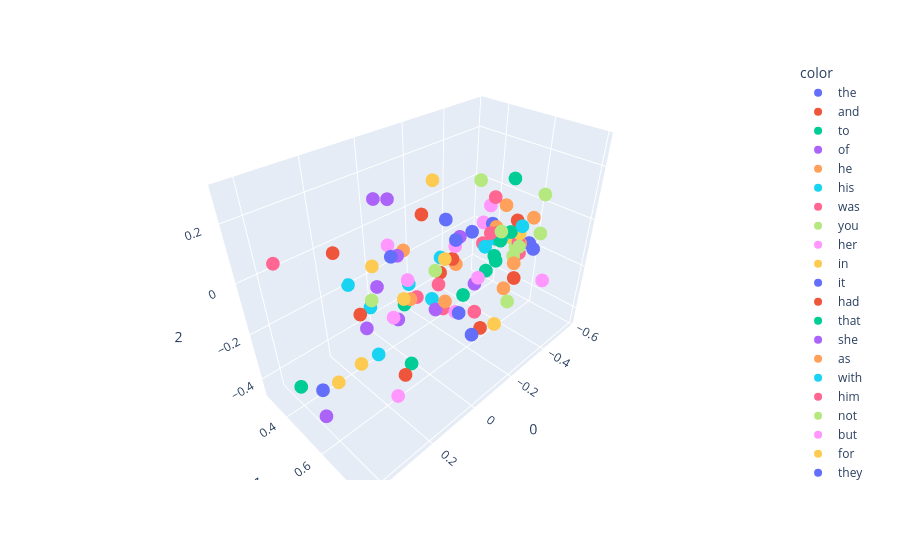

Notebook cell for this chart:
### Code cell
import plotly.express as px

y = model.wv.index_to_key

fig = px.scatter_3d(X[:100], x=0, y=1, z=2, color=y[:100])
fig.show()

### Figure 1 — Plotly figure (JSON) as saved in the notebook; plotly's stock layout.template omitted (floating-point values rounded to 4 significant figures)
{"data": [{"hovertemplate": "color=the<br>0=%{x}<br>1=%{y}<br>2=%{z}<extra></extra>", "legendgroup": "the", "marker": {"color": "#636efa", "symbol": "circle"}, "mode": "markers", "name": "the", "scene": "scene", "showlegend": true, "type": "scatter3d", "x": [0.1511], "y": [0.6001], "z": [0.1005]}, {"hovertemplate": "color=and<br>0=%{x}<br>1=%{y}<br>2=%{z}<extra></extra>", "legendgroup": "and", "marker": {"color": "#EF553B", "symbol": "circle"}, "mode": "markers", "name": "and", "scene": "scene", "showlegend": true, "type": "scatter3d", "x": [0.1699], "y": [0.3342], "z": [-0.00218]}, {"hovertemplate": "color=to<br>0=%{x}<br>1=%{y}<br>2=%{z}<extra></extra>", "legendgroup": "to", "marker": {"color": "#00cc96", "symbol": "circle"}, "mode": "markers", "name": "to", "scene": "scene", "showlegend": true, "type": "scatter3d", "x": [-0.2924], "y": [0.5929], "z": [-0.1725]}, {"hovertemplate": "color=of<br>0=%{x}<br>1=%{y}<br>2=%{z}<extra></extra>", "legendgroup": "of", "marker": {"color": "#ab63fa", "symbol": "circle"}, "mode": "markers", "name": "of", "scene": "scene", "showlegend": true, "type": "scatter3d", "x": [0.01015], "y": [0.3555], "z": [0.139]}, {"hovertemplate": "color=he<br>0=%{x}<br>1=%{y}<br>2=%{z}<extra></extra>", "legendgroup": "he", "marker": {"color": "#FFA15A", "symbol": "circle"}, "mode": "markers", "name": "he", "scene": "scene", "showlegend": true, "type": "scatter3d", "x": [-0.09829], "y": [0.5762], "z": [-0.2139]}, {"hovertemplate": "color=his<br>0=%{x}<br>1=%{y}<br>2=%{z}<extra></extra>", "legendgroup": "his", "marker": {"color": "#19d3f3", "symbol": "circle"}, "mode": "markers", "name": "his", "scene": "scene", "showlegend": true, "type": "scatter3d", "x": [0.03487], "y": [0.3239], "z": [-0.3104]}, {"hovertemplate": "color=was<br>0=%{x}<br>1=%{y}<br>2=%{z}<extra></extra>", "legendgroup": "was", "marker": {"color": "#FF6692", "symbol": "circle"}, "mode": "markers", "name": "was", "scene": "scene", "showlegend": true, "type": "scatter3d", "x": [-0.1036], "y": [0.4279], "z": [-0.2804]}, {"hovertemplate": "color=you<br>0=%{x}<br>1=%{y}<br>2=%{z}<extra></extra>", "legendgroup": "you", "marker": {"color": "#B6E880", "symbol": "circle"}, "mode": "markers", "name": "you", "scene": "scene", "showlegend": true, "type": "scatter3d", "x": [-0.5384], "y": [0.6458], "z": [-0.09858]}, {"hovertemplate": "color=her<br>0=%{x}<br>1=%{y}<br>2=%{z}<extra></extra>", "legendgroup": "her", "marker": {"color": "#FF97FF", "symbol": "circle"}, "mode": "markers", "name": "her", "scene": "scene", "showlegend": true, "type": "scatter3d", "x": [0.008908], "y": [0.4233], "z": [-0.315]}, {"hovertemplate": "color=in<br>0=%{x}<br>1=%{y}<br>2=%{z}<extra></extra>", "legendgroup": "in", "marker": {"color": "#FECB52", "symbol": "circle"}, "mode": "markers", "name": "in", "scene": "scene", "showlegend": true, "type": "scatter3d", "x": [0.1053], "y": [0.4482], "z": [-0.02941]}, {"hovertemplate": "color=it<br>0=%{x}<br>1=%{y}<br>2=%{z}<extra></extra>", "legendgroup": "it", "marker": {"color": "#636efa", "symbol": "circle"}, "mode": "markers", "name": "it", "scene": "scene", "showlegend": true, "type": "scatter3d", "x": [-0.07034], "y": [0.6649], "z": [-0.1962]}, {"hovertemplate": "color=had<br>0=%{x}<br>1=%{y}<br>2=%{z}<extra></extra>", "legendgroup": "had", "marker": {"color": "#EF553B", "symbol": "circle"}, "mode": "markers", "name": "had", "scene": "scene", "showlegend": true, "type": "scatter3d", "x": [-0.1317], "y": [0.519], "z": [-0.1377]}, {"hovertemplate": "color=that<br>0=%{x}<br>1=%{y}<br>2=%{z}<extra></extra>", "legendgroup": "that", "marker": {"color": "#00cc96", "symbol": "circle"}, "mode": "markers", "name": "that", "scene": "scene", "showlegend": true, "type": "scatter3d", "x": [-0.3072], "y": [0.6344], "z": [-0.03349]}, {"hovertemplate": "color=she<br>0=%{x}<br>1=%{y}<br>2=%{z}<extra></extra>", "legendgroup": "she", "marker": {"color": "#ab63fa", "symbol": "circle"}, "mode": "markers", "name": "she", "scene": "scene", "showlegend": true, "type": "scatter3d", "x": [-0.06571], "y": [0.5621], "z": [-0.2388]}, {"hovertemplate": "color=as<br>0=%{x}<br>1=%{y}<br>2=%{z}<extra></extra>", "legendgroup": "as", "marker": {"color": "#FFA15A", "symbol": "circle"}, "mode": "markers", "name": "as", "scene": "scene", "showlegend": true, "type": "scatter3d", "x": [-0.01689], "y": [0.4893], "z": [-0.2069]}, {"hovertemplate": "color=with<br>0=%{x}<br>1=%{y}<br>2=%{z}<extra></extra>", "legendgroup": "with", "marker": {"color": "#19d3f3", "symbol": "circle"}, "mode": "markers", "name": "with", "scene": "scene", "showlegend": true, "type": "scatter3d", "x": [0.09639], "y": [0.2874], "z": [-0.1931]}, {"hovertemplate": "color=him<br>0=%{x}<br>1=%{y}<br>2=%{z}<extra></extra>", "legendgroup": "him", "marker": {"color": "#FF6692", "symbol": "circle"}, "mode": "markers", "name": "him", "scene": "scene", "showlegend": true, "type": "scatter3d", "x": [-0.1028], "y": [0.5625], "z": [-0.2559]}, {"hovertemplate": "color=not<br>0=%{x}<br>1=%{y}<br>2=%{z}<extra></extra>", "legendgroup": "not", "marker": {"color": "#B6E880", "symbol": "circle"}, "mode": "markers", "name": "not", "scene": "scene", "showlegend": true, "type": "scatter3d", "x": [-0.467], "y": [0.5903], "z": [-0.15]}, {"hovertemplate": "color=but<br>0=%{x}<br>1=%{y}<br>2=%{z}<extra></extra>", "legendgroup": "but", "marker": {"color": "#FF97FF", "symbol": "circle"}, "mode": "markers", "name": "but", "scene": "scene", "showlegend": true, "type": "scatter3d", "x": [-0.2181], "y": [0.6183], "z": [-0.1528]}, {"hovertemplate": "color=for<br>0=%{x}<br>1=%{y}<br>2=%{z}<extra></extra>", "legendgroup": "for", "marker": {"color": "#FECB52", "symbol": "circle"}, "mode": "markers", "name": "for", "scene": "scene", "showlegend": true, "type": "scatter3d", "x": [-0.4477], "y": [0.509], "z": [-0.1436]}, {"hovertemplate": "color=they<br>0=%{x}<br>1=%{y}<br>2=%{z}<extra></extra>", "legendgroup": "they", "marker": {"color": "#636efa", "symbol": "circle"}, "mode": "markers", "name": "they", "scene": "scene", "showlegend": true, "type": "scatter3d", "x": [-0.0115], "y": [0.6951], "z": [0.1258]}, {"hovertemplate": "color=is<br>0=%{x}<br>1=%{y}<br>2=%{z}<extra></extra>", "legendgroup": "is", "marker": {"color": "#EF553B", "symbol": "circle"}, "mode": "markers", "name": "is", "scene": "scene", "showlegend": true, "type": "scatter3d", "x": [-0.5744], "y": [0.5144], "z": [-0.1102]}, {"hovertemplate": "color=at<br>0=%{x}<br>1=%{y}<br>2=%{z}<extra></extra>", "legendgroup": "at", "marker": {"color": "#00cc96", "symbol": "circle"}, "mode": "markers", "name": "at", "scene": "scene", "showlegend": true, "type": "scatter3d", "x": [-0.04648], "y": [0.4223], "z": [-0.2862]}, {"hovertemplate": "color=on<br>0=%{x}<br>1=%{y}<br>2=%{z}<extra></extra>", "legendgroup": "on", "marker": {"color": "#ab63fa", "symbol": "circle"}, "mode": "markers", "name": "on", "scene": "scene", "showlegend": true, "type": "scatter3d", "x": [0.1799], "y": [0.4936], "z": [-0.214]}, {"hovertemplate": "color=said<br>0=%{x}<br>1=%{y}<br>2=%{z}<extra></extra>", "legendgroup": "said", "marker": {"color": "#FFA15A", "symbol": "circle"}, "mode": "markers", "name": "said", "scene": "scene", "showlegend": true, "type": "scatter3d", "x": [-0.5436], "y": [0.5012], "z": [-0.4369]}, {"hovertemplate": "color=my<br>0=%{x}<br>1=%{y}<br>2=%{z}<extra></extra>", "legendgroup": "my", "marker": {"color": "#19d3f3", "symbol": "circle"}, "mode": "markers", "name": "my", "scene": "scene", "showlegend": true, "type": "scatter3d", "x": [-0.4638], "y": [0.5271], "z": [-0.1318]}, {"hovertemplate": "color=have<br>0=%{x}<br>1=%{y}<br>2=%{z}<extra></extra>", "legendgroup": "have", "marker": {"color": "#FF6692", "symbol": "circle"}, "mode": "markers", "name": "have", "scene": "scene", "showlegend": true, "type": "scatter3d", "x": [-0.3991], "y": [0.6462], "z": [-0.07617]}, {"hovertemplate": "color=be<br>0=%{x}<br>1=%{y}<br>2=%{z}<extra></extra>", "legendgroup": "be", "marker": {"color": "#B6E880", "symbol": "circle"}, "mode": "markers", "name": "be", "scene": "scene", "showlegend": true, "type": "scatter3d", "x": [-0.3807], "y": [0.6633], "z": [-0.07788]}, {"hovertemplate": "color=lord<br>0=%{x}<br>1=%{y}<br>2=%{z}<extra></extra>", "legendgroup": "lord", "marker": {"color": "#FF97FF", "symbol": "circle"}, "mode": "markers", "name": "lord", "scene": "scene", "showlegend": true, "type": "scatter3d", "x": [-0.4894], "y": [0.4419], "z": [-0.03915]}, {"hovertemplate": "color=them<br>0=%{x}<br>1=%{y}<br>2=%{z}<extra></extra>", "legendgroup": "them", "marker": {"color": "#FECB52", "symbol": "circle"}, "mode": "markers", "name": "them", "scene": "scene", "showlegend": true, "type": "scatter3d", "x": [0.02674], "y": [0.6893], "z": [0.07582]}, {"hovertemplate": "color=no<br>0=%{x}<br>1=%{y}<br>2=%{z}<extra></extra>", "legendgroup": "no", "marker": {"color": "#636efa", "symbol": "circle"}, "mode": "markers", "name": "no", "scene": "scene", "showlegend": true, "type": "scatter3d", "x": [-0.3718], "y": [0.5474], "z": [-0.02882]}, {"hovertemplate": "color=from<br>0=%{x}<br>1=%{y}<br>2=%{z}<extra></extra>", "legendgroup": "from", "marker": {"color": "#EF553B", "symbol": "circle"}, "mode": "markers", "name": "from", "scene": "scene", "showlegend": true, "type": "scatter3d", "x": [0.1907], "y": [0.4804], "z": [-0.1573]}, {"hovertemplate": "color=would<br>0=%{x}<br>1=%{y}<br>2=%{z}<extra></extra>", "legendgroup": "would", "marker": {"color": "#00cc96", "symbol": "circle"}, "mode": "markers", "name": "would", "scene": "scene", "showlegend": true, "type": "scatter3d", "x": [-0.3809], "y": [0.5674], "z": [-0.1843]}, {"hovertemplate": "color=were<br>0=%{x}<br>1=%{y}<br>2=%{z}<extra></extra>", "legendgroup": "were", "marker": {"color": "#ab63fa", "symbol": "circle"}, "mode": "markers", "name": "were", "scene": "scene", "showlegend": true, "type": "scatter3d", "x": [0.04543], "y": [0.5028], "z": [0.008595]}, {"hovertemplate": "color=me<br>0=%{x}<br>1=%{y}<br>2=%{z}<extra></extra>", "legendgroup": "me", "marker": {"color": "#FFA15A", "symbol": "circle"}, "mode": "markers", "name": "me", "scene": "scene", "showlegend": true, "type": "scatter3d", "x": [-0.4842], "y": [0.5979], "z": [-0.14]}, {"hovertemplate": "color=your<br>0=%{x}<br>1=%{y}<br>2=%{z}<extra></extra>", "legendgroup": "your", "marker": {"color": "#19d3f3", "symbol": "circle"}, "mode": "markers", "name": "your", "scene": "scene", "showlegend": true, "type": "scatter3d", "x": [-0.4397], "y": [0.5128], "z": [-0.1367]}, {"hovertemplate": "color=one<br>0=%{x}<br>1=%{y}<br>2=%{z}<extra></extra>", "legendgroup": "one", "marker": {"color": "#FF6692", "symbol": "circle"}, "mode": "markers", "name": "one", "scene": "scene", "showlegend": true, "type": "scatter3d", "x": [-0.03451], "y": [0.606], "z": [-0.09114]}, {"hovertemplate": "color=all<br>0=%{x}<br>1=%{y}<br>2=%{z}<extra></extra>", "legendgroup": "all", "marker": {"color": "#B6E880", "symbol": "circle"}, "mode": "markers", "name": "all", "scene": "scene", "showlegend": true, "type": "scatter3d", "x": [-0.2103], "y": [0.7054], "z": [0.07369]}, {"hovertemplate": "color=when<br>0=%{x}<br>1=%{y}<br>2=%{z}<extra></extra>", "legendgroup": "when", "marker": {"color": "#FF97FF", "symbol": "circle"}, "mode": "markers", "name": "when", "scene": "scene", "showlegend": true, "type": "scatter3d", "x": [-0.1198], "y": [0.6059], "z": [-0.2557]}, {"hovertemplate": "color=will<br>0=%{x}<br>1=%{y}<br>2=%{z}<extra></extra>", "legendgroup": "will", "marker": {"color": "#FECB52", "symbol": "circle"}, "mode": "markers", "name": "will", "scene": "scene", "showlegend": true, "type": "scatter3d", "x": [-0.4888], "y": [0.5534], "z": [-0.136]}, {"hovertemplate": "color=ser<br>0=%{x}<br>1=%{y}<br>2=%{z}<extra></extra>", "legendgroup": "ser", "marker": {"color": "#636efa", "symbol": "circle"}, "mode": "markers", "name": "ser", "scene": "scene", "showlegend": true, "type": "scatter3d", "x": [-0.3891], "y": [0.2995], "z": [-0.1183]}, {"hovertemplate": "color=if<br>0=%{x}<br>1=%{y}<br>2=%{z}<extra></extra>", "legendgroup": "if", "marker": {"color": "#EF553B", "symbol": "circle"}, "mode": "markers", "name": "if", "scene": "scene", "showlegend": true, "type": "scatter3d", "x": [-0.3819], "y": [0.6554], "z": [-0.2193]}, {"hovertemplate": "color=so<br>0=%{x}<br>1=%{y}<br>2=%{z}<extra></extra>", "legendgroup": "so", "marker": {"color": "#00cc96", "symbol": "circle"}, "mode": "markers", "name": "so", "scene": "scene", "showlegend": true, "type": "scatter3d", "x": [-0.17], "y": [0.5949], "z": [-0.2149]}, {"hovertemplate": "color=their<br>0=%{x}<br>1=%{y}<br>2=%{z}<extra></extra>", "legendgroup": "their", "marker": {"color": "#ab63fa", "symbol": "circle"}, "mode": "markers", "name": "their", "scene": "scene", "showlegend": true, "type": "scatter3d", "x": [0.08772], "y": [0.5206], "z": [0.2269]}, {"hovertemplate": "color=we<br>0=%{x}<br>1=%{y}<br>2=%{z}<extra></extra>", "legendgroup": "we", "marker": {"color": "#FFA15A", "symbol": "circle"}, "mode": "markers", "name": "we", "scene": "scene", "showlegend": true, "type": "scatter3d", "x": [-0.3518], "y": [0.726], "z": [0.07468]}, {"hovertemplate": "color=could<br>0=%{x}<br>1=%{y}<br>2=%{z}<extra></extra>", "legendgroup": "could", "marker": {"color": "#19d3f3", "symbol": "circle"}, "mode": "markers", "name": "could", "scene": "scene", "showlegend": true, "type": "scatter3d", "x": [-0.08834], "y": [0.5221], "z": [-0.2274]}, {"hovertemplate": "color=are<br>0=%{x}<br>1=%{y}<br>2=%{z}<extra></extra>", "legendgroup": "are", "marker": {"color": "#FF6692", "symbol": "circle"}, "mode": "markers", "name": "are", "scene": "scene", "showlegend": true, "type": "scatter3d", "x": [-0.4128], "y": [0.52], "z": [0.05233]}, {"hovertemplate": "color=man<br>0=%{x}<br>1=%{y}<br>2=%{z}<extra></extra>", "legendgroup": "man", "marker": {"color": "#B6E880", "symbol": "circle"}, "mode": "markers", "name": "man", "scene": "scene", "showlegend": true, "type": "scatter3d", "x": [-0.1126], "y": [0.5141], "z": [-0.1221]}, {"hovertemplate": "color=there<br>0=%{x}<br>1=%{y}<br>2=%{z}<extra></extra>", "legendgroup": "there", "marker": {"color": "#FF97FF", "symbol": "circle"}, "mode": "markers", "name": "there", "scene": "scene", "showlegend": true, "type": "scatter3d", "x": [-0.07355], "y": [0.6376], "z": [0.05107]}, {"hovertemplate": "color=this<br>0=%{x}<br>1=%{y}<br>2=%{z}<extra></extra>", "legendgroup": "this", "marker": {"color": "#FECB52", "symbol": "circle"}, "mode": "markers", "name": "this", "scene": "scene", "showlegend": true, "type": "scatter3d", "x": [-0.4106], "y": [0.6395], "z": [-0.04707]}, {"hovertemplate": "color=up<br>0=%{x}<br>1=%{y}<br>2=%{z}<extra></extra>", "legendgroup": "up", "marker": {"color": "#636efa", "symbol": "circle"}, "mode": "markers", "name": "up", "scene": "scene", "showlegend": true, "type": "scatter3d", "x": [0.4097], "y": [0.5678], "z": [-0.2641]}, {"hovertemplate": "color=been<br>0=%{x}<br>1=%{y}<br>2=%{z}<extra></extra>", "legendgroup": "been", "marker": {"color": "#EF553B", "symbol": "circle"}, "mode": "markers", "name": "been", "scene": "scene", "showlegend": true, "type": "scatter3d", "x": [-0.1717], "y": [0.5388], "z": [-0.09004]}, {"hovertemplate": "color=what<br>0=%{x}<br>1=%{y}<br>2=%{z}<extra></extra>", "legendgroup": "what", "marker": {"color": "#00cc96", "symbol": "circle"}, "mode": "markers", "name": "what", "scene": "scene", "showlegend": true, "type": "scatter3d", "x": [-0.3765], "y": [0.6254], "z": [-0.03236]}, {"hovertemplate": "color=did<br>0=%{x}<br>1=%{y}<br>2=%{z}<extra></extra>", "legendgroup": "did", "marker": {"color": "#ab63fa", "symbol": "circle"}, "mode": "markers", "name": "did", "scene": "scene", "showlegend": true, "type": "scatter3d", "x": [-0.3628], "y": [0.4869], "z": [-0.3245]}, {"hovertemplate": "color=by<br>0=%{x}<br>1=%{y}<br>2=%{z}<extra></extra>", "legendgroup": "by", "marker": {"color": "#FFA15A", "symbol": "circle"}, "mode": "markers", "name": "by", "scene": "scene", "showlegend": true, "type": "scatter3d", "x": [-0.01099], "y": [0.4677], "z": [-0.01369]}, {"hovertemplate": "color=king<br>0=%{x}<br>1=%{y}<br>2=%{z}<extra></extra>", "legendgroup": "king", "marker": {"color": "#19d3f3", "symbol": "circle"}, "mode": "markers", "name": "king", "scene": "scene", "showlegend": true, "type": "scatter3d", "x": [-0.3823], "y": [0.6663], "z": [0.00553]}, {"hovertemplate": "color=do<br>0=%{x}<br>1=%{y}<br>2=%{z}<extra></extra>", "legendgroup": "do", "marker": {"color": "#FF6692", "symbol": "circle"}, "mode": "markers", "name": "do", "scene": "scene", "showlegend": true, "type": "scatter3d", "x": [-0.539], "y": [0.5616], "z": [-0.2259]}, {"hovertemplate": "color=men<br>0=%{x}<br>1=%{y}<br>2=%{z}<extra></extra>", "legendgroup": "men", "marker": {"color": "#B6E880", "symbol": "circle"}, "mode": "markers", "name": "men", "scene": "scene", "showlegend": true, "type": "scatter3d", "x": [-0.08571], "y": [0.7134], "z": [0.2915]}, {"hovertemplate": "color=back<br>0=%{x}<br>1=%{y}<br>2=%{z}<extra></extra>", "legendgroup": "back", "marker": {"color": "#FF97FF", "symbol": "circle"}, "mode": "markers", "name": "back", "scene": "scene", "showlegend": true, "type": "scatter3d", "x": [0.1983], "y": [0.6549], "z": [-0.3911]}, {"hovertemplate": "color=out<br>0=%{x}<br>1=%{y}<br>2=%{z}<extra></extra>", "legendgroup": "out", "marker": {"color": "#FECB52", "symbol": "circle"}, "mode": "markers", "name": "out", "scene": "scene", "showlegend": true, "type": "scatter3d", "x": [0.2717], "y": [0.5772], "z": [-0.2483]}, {"hovertemplate": "color=more<br>0=%{x}<br>1=%{y}<br>2=%{z}<extra></extra>", "legendgroup": "more", "marker": {"color": "#636efa", "symbol": "circle"}, "mode": "markers", "name": "more", "scene": "scene", "showlegend": true, "type": "scatter3d", "x": [-0.2238], "y": [0.5764], "z": [0.01254]}, {"hovertemplate": "color=or<br>0=%{x}<br>1=%{y}<br>2=%{z}<extra></extra>", "legendgroup": "or", "marker": {"color": "#EF553B", "symbol": "circle"}, "mode": "markers", "name": "or", "scene": "scene", "showlegend": true, "type": "scatter3d", "x": [-0.3401], "y": [0.6014], "z": [-0.02886]}, {"hovertemplate": "color=who<br>0=%{x}<br>1=%{y}<br>2=%{z}<extra></extra>", "legendgroup": "who", "marker": {"color": "#00cc96", "symbol": "circle"}, "mode": "markers", "name": "who", "scene": "scene", "showlegend": true, "type": "scatter3d", "x": [-0.4068], "y": [0.6002], "z": [0.153]}, {"hovertemplate": "color=down<br>0=%{x}<br>1=%{y}<br>2=%{z}<extra></extra>", "legendgroup": "down", "marker": {"color": "#ab63fa", "symbol": "circle"}, "mode": "markers", "name": "down", "scene": "scene", "showlegend": true, "type": "scatter3d", "x": [0.4362], "y": [0.6108], "z": [-0.3203]}, {"hovertemplate": "color=well<br>0=%{x}<br>1=%{y}<br>2=%{z}<extra></extra>", "legendgroup": "well", "marker": {"color": "#FFA15A", "symbol": "circle"}, "mode": "markers", "name": "well", "scene": "scene", "showlegend": true, "type": "scatter3d", "x": [-0.3424], "y": [0.5865], "z": [-0.01395]}, {"hovertemplate": "color=than<br>0=%{x}<br>1=%{y}<br>2=%{z}<extra></extra>", "legendgroup": "than", "marker": {"color": "#19d3f3", "symbol": "circle"}, "mode": "markers", "name": "than", "scene": "scene", "showlegend": true, "type": "scatter3d", "x": [-0.1855], "y": [0.4683], "z": [-0.1237]}, {"hovertemplate": "color=only<br>0=%{x}<br>1=%{y}<br>2=%{z}<extra></extra>", "legendgroup": "only", "marker": {"color": "#FF6692", "symbol": "circle"}, "mode": "markers", "name": "only", "scene": "scene", "showlegend": true, "type": "scatter3d", "x": [-0.2804], "y": [0.6111], "z": [-0.001889]}, {"hovertemplate": "color=like<br>0=%{x}<br>1=%{y}<br>2=%{z}<extra></extra>", "legendgroup": "like", "marker": {"color": "#B6E880", "symbol": "circle"}, "mode": "markers", "name": "like", "scene": "scene", "showlegend": true, "type": "scatter3d", "x": [0.07483], "y": [0.3896], "z": [-0.2171]}, {"hovertemplate": "color=jon<br>0=%{x}<br>1=%{y}<br>2=%{z}<extra></extra>", "legendgroup": "jon", "marker": {"color": "#FF97FF", "symbol": "circle"}, "mode": "markers", "name": "jon", "scene": "scene", "showlegend": true, "type": "scatter3d", "x": [-0.0679], "y": [0.4201], "z": [-0.188]}, {"hovertemplate": "color=some<br>0=%{x}<br>1=%{y}<br>2=%{z}<extra></extra>", "legendgroup": "some", "marker": {"color": "#FECB52", "symbol": "circle"}, "mode": "markers", "name": "some", "scene": "scene", "showlegend": true, "type": "scatter3d", "x": [-0.1206], "y": [0.4923], "z": [0.2059]}, {"hovertemplate": "color=father<br>0=%{x}<br>1=%{y}<br>2=%{z}<extra></extra>", "legendgroup": "father", "marker": {"color": "#636efa", "symbol": "circle"}, "mode": "markers", "name": "father", "scene": "scene", "showlegend": true, "type": "scatter3d", "x": [-0.4639], "y": [0.67], "z": [-0.1224]}, {"hovertemplate": "color=old<br>0=%{x}<br>1=%{y}<br>2=%{z}<extra></extra>", "legendgroup": "old", "marker": {"color": "#EF553B", "symbol": "circle"}, "mode": "markers", "name": "old", "scene": "scene", "showlegend": true, "type": "scatter3d", "x": [-0.1626], "y": [0.3967], "z": [0.03162]}, {"hovertemplate": "color=hand<br>0=%{x}<br>1=%{y}<br>2=%{z}<extra></extra>", "legendgroup": "hand", "marker": {"color": "#00cc96", "symbol": "circle"}, "mode": "markers", "name": "hand", "scene": "scene", "showlegend": true, "type": "scatter3d", "x": [0.03611], "y": [0.5432], "z": [-0.4418]}, {"hovertemplate": "color=even<br>0=%{x}<br>1=%{y}<br>2=%{z}<extra></extra>", "legendgroup": "even", "marker": {"color": "#ab63fa", "symbol": "circle"}, "mode": "markers", "name": "even", "scene": "scene", "showlegend": true, "type": "scatter3d", "x": [-0.1858], "y": [0.5563], "z": [0.000701]}, {"hovertemplate": "color=too<br>0=%{x}<br>1=%{y}<br>2=%{z}<extra></extra>", "legendgroup": "too", "marker": {"color": "#FFA15A", "symbol": "circle"}, "mode": "markers", "name": "too", "scene": "scene", "showlegend": true, "type": "scatter3d", "x": [-0.2362], "y": [0.4976], "z": [-0.1629]}, {"hovertemplate": "color=tyrion<br>0=%{x}<br>1=%{y}<br>2=%{z}<extra></extra>", "legendgroup": "tyrion", "marker": {"color": "#19d3f3", "symbol": "circle"}, "mode": "markers", "name": "tyrion", "scene": "scene", "showlegend": true, "type": "scatter3d", "x": [-0.1596], "y": [0.323], "z": [-0.3056]}, {"hovertemplate": "color=before<br>0=%{x}<br>1=%{y}<br>2=%{z}<extra></extra>", "legendgroup": "before", "marker": {"color": "#FF6692", "symbol": "circle"}, "mode": "markers", "name": "before", "scene": "scene", "showlegend": true, "type": "scatter3d", "x": [-0.1169], "y": [0.6929], "z": [-0.2018]}, {"hovertemplate": "color=never<br>0=%{x}<br>1=%{y}<br>2=%{z}<extra></extra>", "legendgroup": "never", "marker": {"color": "#B6E880", "symbol": "circle"}, "mode": "markers", "name": "never", "scene": "scene", "showlegend": true, "type": "scatter3d", "x": [-0.4547], "y": [0.5926], "z": [-0.1863]}, {"hovertemplate": "color=an<br>0=%{x}<br>1=%{y}<br>2=%{z}<extra></extra>", "legendgroup": "an", "marker": {"color": "#FF97FF", "symbol": "circle"}, "mode": "markers", "name": "an", "scene": "scene", "showlegend": true, "type": "scatter3d", "x": [-0.0386], "y": [0.3547], "z": [-0.05753]}, {"hovertemplate": "color=off<br>0=%{x}<br>1=%{y}<br>2=%{z}<extra></extra>", "legendgroup": "off", "marker": {"color": "#FECB52", "symbol": "circle"}, "mode": "markers", "name": "off", "scene": "scene", "showlegend": true, "type": "scatter3d", "x": [0.2923], "y": [0.4609], "z": [-0.405]}, {"hovertemplate": "color=know<br>0=%{x}<br>1=%{y}<br>2=%{z}<extra></extra>", "legendgroup": "know", "marker": {"color": "#636efa", "symbol": "circle"}, "mode": "markers", "name": "know", "scene": "scene", "showlegend": true, "type": "scatter3d", "x": [-0.5525], "y": [0.5943], "z": [-0.1706]}, {"hovertemplate": "color=see<br>0=%{x}<br>1=%{y}<br>2=%{z}<extra></extra>", "legendgroup": "see", "marker": {"color": "#EF553B", "symbol": "circle"}, "mode": "markers", "name": "see", "scene": "scene", "showlegend": true, "type": "scatter3d", "x": [-0.1687], "y": [0.6818], "z": [-0.3132]}, {"hovertemplate": "color=into<br>0=%{x}<br>1=%{y}<br>2=%{z}<extra></extra>", "legendgroup": "into", "marker": {"color": "#00cc96", "symbol": "circle"}, "mode": "markers", "name": "into", "scene": "scene", "showlegend": true, "type": "scatter3d", "x": [0.4086], "y": [0.425], "z": [-0.3632]}, {"hovertemplate": "color=made<br>0=%{x}<br>1=%{y}<br>2=%{z}<extra></extra>", "legendgroup": "made", "marker": {"color": "#ab63fa", "symbol": "circle"}, "mode": "markers", "name": "made", "scene": "scene", "showlegend": true, "type": "scatter3d", "x": [-0.03666], "y": [0.3949], "z": [-0.3686]}, {"hovertemplate": "color=now<br>0=%{x}<br>1=%{y}<br>2=%{z}<extra></extra>", "legendgroup": "now", "marker": {"color": "#FFA15A", "symbol": "circle"}, "mode": "markers", "name": "now", "scene": "scene", "showlegend": true, "type": "scatter3d", "x": [-0.3331], "y": [0.681], "z": [-0.1173]}, {"hovertemplate": "color=eyes<br>0=%{x}<br>1=%{y}<br>2=%{z}<extra></extra>", "legendgroup": "eyes", "marker": {"color": "#19d3f3", "symbol": "circle"}, "mode": "markers", "name": "eyes", "scene": "scene", "showlegend": true, "type": "scatter3d", "x": [0.1595], "y": [0.5177], "z": [-0.3281]}, {"hovertemplate": "color=black<br>0=%{x}<br>1=%{y}<br>2=%{z}<extra></extra>", "legendgroup": "black", "marker": {"color": "#FF6692", "symbol": "circle"}, "mode": "markers", "name": "black", "scene": "scene", "showlegend": true, "type": "scatter3d", "x": [0.3866], "y": [0.3667], "z": [0.07823]}, {"hovertemplate": "color=told<br>0=%{x}<br>1=%{y}<br>2=%{z}<extra></extra>", "legendgroup": "told", "marker": {"color": "#B6E880", "symbol": "circle"}, "mode": "markers", "name": "told", "scene": "scene", "showlegend": true, "type": "scatter3d", "x": [-0.4613], "y": [0.5834], "z": [-0.4162]}, {"hovertemplate": "color=lady<br>0=%{x}<br>1=%{y}<br>2=%{z}<extra></extra>", "legendgroup": "lady", "marker": {"color": "#FF97FF", "symbol": "circle"}, "mode": "markers", "name": "lady", "scene": "scene", "showlegend": true, "type": "scatter3d", "x": [-0.5359], "y": [0.3753], "z": [-0.16]}, {"hovertemplate": "color=thought<br>0=%{x}<br>1=%{y}<br>2=%{z}<extra></extra>", "legendgroup": "thought", "marker": {"color": "#FECB52", "symbol": "circle"}, "mode": "markers", "name": "thought", "scene": "scene", "showlegend": true, "type": "scatter3d", "x": [-0.3534], "y": [0.607], "z": [-0.4561]}, {"hovertemplate": "color=time<br>0=%{x}<br>1=%{y}<br>2=%{z}<extra></extra>", "legendgroup": "time", "marker": {"color": "#636efa", "symbol": "circle"}, "mode": "markers", "name": "time", "scene": "scene", "showlegend": true, "type": "scatter3d", "x": [-0.07979], "y": [0.717], "z": [-0.2649]}, {"hovertemplate": "color=then<br>0=%{x}<br>1=%{y}<br>2=%{z}<extra></extra>", "legendgroup": "then", "marker": {"color": "#EF553B", "symbol": "circle"}, "mode": "markers", "name": "then", "scene": "scene", "showlegend": true, "type": "scatter3d", "x": [0.07795], "y": [0.5557], "z": [-0.4596]}, {"hovertemplate": "color=how<br>0=%{x}<br>1=%{y}<br>2=%{z}<extra></extra>", "legendgroup": "how", "marker": {"color": "#00cc96", "symbol": "circle"}, "mode": "markers", "name": "how", "scene": "scene", "showlegend": true, "type": "scatter3d", "x": [-0.372], "y": [0.5657], "z": [-0.1586]}, {"hovertemplate": "color=long<br>0=%{x}<br>1=%{y}<br>2=%{z}<extra></extra>", "legendgroup": "long", "marker": {"color": "#ab63fa", "symbol": "circle"}, "mode": "markers", "name": "long", "scene": "scene", "showlegend": true, "type": "scatter3d", "x": [0.1549], "y": [0.5313], "z": [-0.03947]}, {"hovertemplate": "color=has<br>0=%{x}<br>1=%{y}<br>2=%{z}<extra></extra>", "legendgroup": "has", "marker": {"color": "#FFA15A", "symbol": "circle"}, "mode": "markers", "name": "has", "scene": "scene", "showlegend": true, "type": "scatter3d", "x": [-0.5271], "y": [0.488], "z": [-0.03495]}, {"hovertemplate": "color=can<br>0=%{x}<br>1=%{y}<br>2=%{z}<extra></extra>", "legendgroup": "can", "marker": {"color": "#19d3f3", "symbol": "circle"}, "mode": "markers", "name": "can", "scene": "scene", "showlegend": true, "type": "scatter3d", "x": [-0.3866], "y": [0.5084], "z": [-0.1511]}, {"hovertemplate": "color=might<br>0=%{x}<br>1=%{y}<br>2=%{z}<extra></extra>", "legendgroup": "might", "marker": {"color": "#FF6692", "symbol": "circle"}, "mode": "markers", "name": "might", "scene": "scene", "showlegend": true, "type": "scatter3d", "x": [-0.4143], "y": [0.4747], "z": [-0.1627]}, {"hovertemplate": "color=us<br>0=%{x}<br>1=%{y}<br>2=%{z}<extra></extra>", "legendgroup": "us", "marker": {"color": "#B6E880", "symbol": "circle"}, "mode": "markers", "name": "us", "scene": "scene", "showlegend": true, "type": "scatter3d", "x": [-0.4215], "y": [0.7141], "z": [0.1289]}, {"hovertemplate": "color=come<br>0=%{x}<br>1=%{y}<br>2=%{z}<extra></extra>", "legendgroup": "come", "marker": {"color": "#FF97FF", "symbol": "circle"}, "mode": "markers", "name": "come", "scene": "scene", "showlegend": true, "type": "scatter3d", "x": [-0.3401], "y": [0.7977], "z": [-0.1343]}, {"hovertemplate": "color=where<br>0=%{x}<br>1=%{y}<br>2=%{z}<extra></extra>", "legendgroup": "where", "marker": {"color": "#FECB52", "symbol": "circle"}, "mode": "markers", "name": "where", "scene": "scene", "showlegend": true, "type": "scatter3d", "x": [0.1574], "y": [0.6551], "z": [-0.0147]}], "layout": {"legend": {"title": {"text": "color"}, "tracegroupgap": 0}, "margin": {"t": 60}, "scene": {"domain": {"x": [0, 1], "y": [0, 1]}, "xaxis": {"title": {"text": "0"}}, "yaxis": {"title": {"text": "1"}}, "zaxis": {"title": {"text": "2"}}}}}
